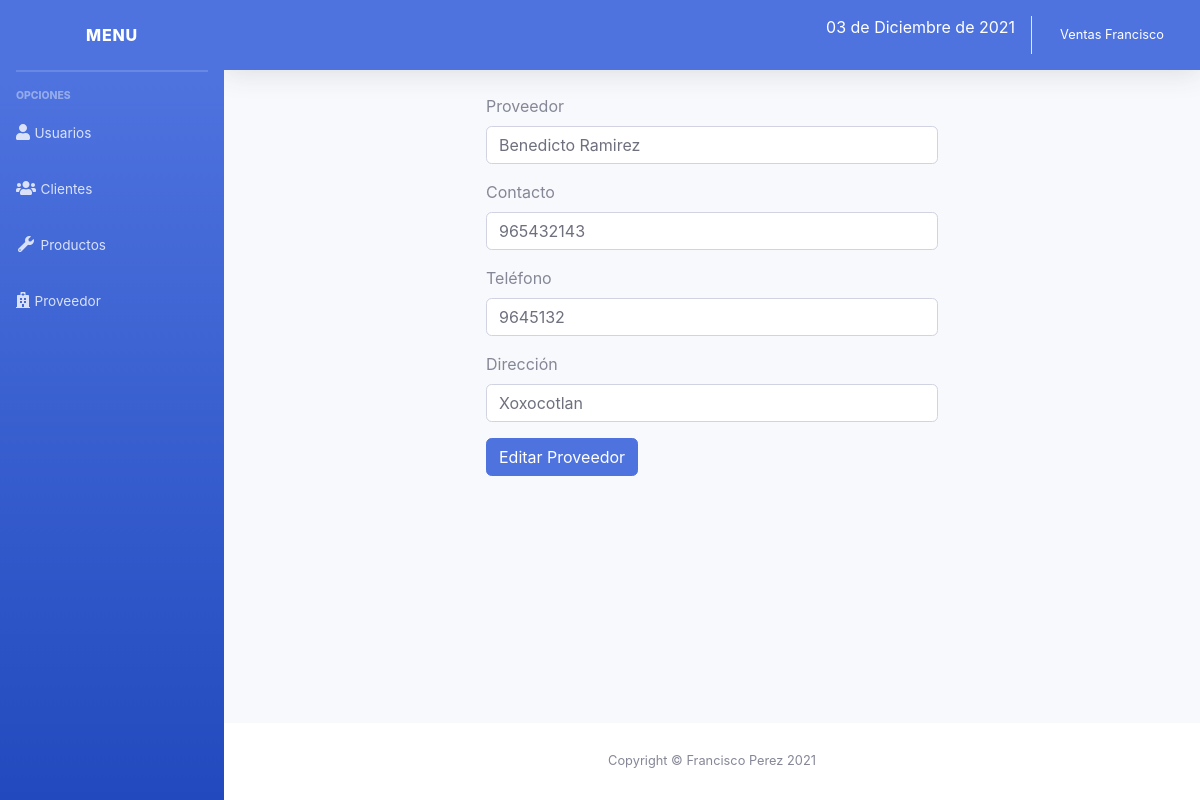
The page /sistema/editar_proveedor.php?id=1 (signed in) on the database its author committed.
### tables this page shows
CREATE TABLE `proveedor` (
  `codproveedor` int(11) NOT NULL,
  `proveedor` varchar(100) NOT NULL,
  `contacto` varchar(100) NOT NULL,
  `telefono` int(11) NOT NULL,
  `direccion` varchar(100) NOT NULL,
  `usuario_id` int(11) NOT NULL
);

### sistema/editar_proveedor.php (the view, shortened to what this page needs)
<?php
include "includes/header.php";
include "../conexion.php";
$idproveedor = $_REQUEST['id'];
$sql = mysqli_query($conexion, "SELECT * FROM proveedor WHERE codproveedor = $idproveedor");
$result_sql = mysqli_num_rows($sql);
if ($result_sql == 0) {
  header("Location: lista_proveedor.php");
} else {
  while ($data = mysqli_fetch_array($sql)) {
    $proveedor = $data['proveedor'];
    $contacto = $data['contacto'];
    $telefono = $data['telefono'];
    $direccion = $data['direccion'];
  }
}
?>
<div class="container-fluid">
  <div class="row">
    <div class="col-lg-6 m-auto">
      <form class="" action="" method="post">
        <div class="form-group">
          <label for="proveedor">Proveedor</label>
          <input type="text" placeholder="Ingrese proveedor" name="proveedor" class="form-control" id="proveedor" value="<?php echo $proveedor; ?>">
        </div>
        <div class="form-group">
          <label for="nombre">Contacto</label>
          <input type="text" placeholder="Ingrese contacto" name="contacto" class="form-control" id="contacto" value="<?php echo $contacto; ?>">
        </div>
        <div class="form-group">
          <label for="telefono">Teléfono</label>
          <input type="number" placeholder="Ingrese Teléfono" name="telefono" class="form-control" id="telefono" value="<?php echo $telefono; ?>">
        </div>
        <div class="form-group">
          <label for="direccion">Dirección</label>
          <input type="text" placeholder="Ingrese Direccion" name="direccion" class="form-control" id="direccion" value="<?php echo $direccion; ?>">
        </div>
        <input type="submit" value="Editar Proveedor" class="btn btn-primary">
      </form>
    </div>
  </div>
</div>
</div>
<?php include_once "includes/footer.php"; ?>

### rows shown on the page
proveedor: proveedor "Benedicto Ramirez", contacto "965432143", telefono "9645132", direccion "Xoxocotlan"

### other values the page prints
fecha() "03 de Diciembre de 2021"
$_SESSION['nombre'] "Ventas Francisco"
